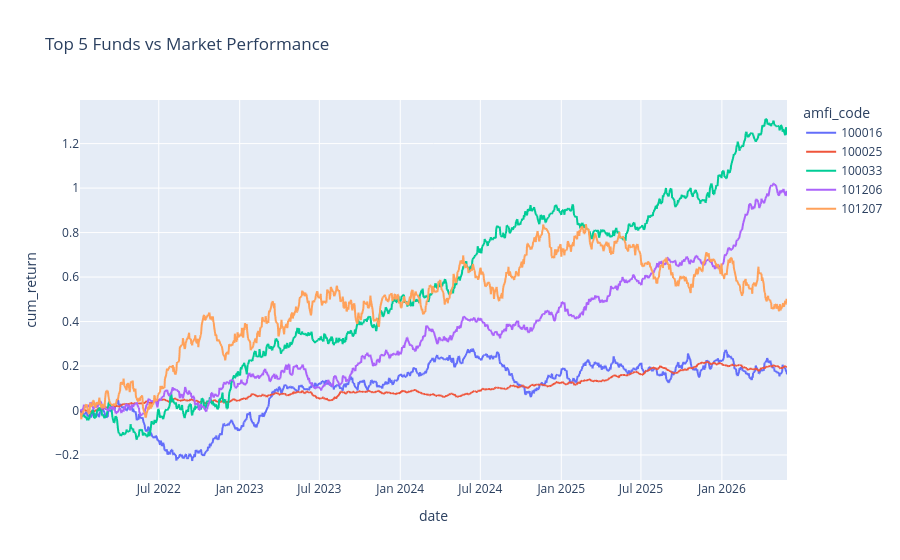

This figure's notebook cell:
### Code cell
import plotly.express as px

fig = px.line(
    fund_returns,
    x="date",
    y="cum_return",
    color="amfi_code",
    title="Top 5 Funds vs Market Performance"
)

fig.show()

### Figure 1 — Plotly figure (JSON) as saved in the notebook; plotly's stock layout.template omitted (floating-point values rounded to 4 significant figures; data arrays with more than 128 entries replaced by an {"elided": "..."} marker saying what was removed)
{"data": [{"hovertemplate": "amfi_code=100016<br>date=%{x}<br>cum_return=%{y}<extra></extra>", "legendgroup": "100016", "line": {"color": "#636efa", "dash": "solid"}, "marker": {"symbol": "circle"}, "mode": "lines", "name": "100016", "showlegend": true, "type": "scattergl", "x": {"elided": "1150 str values"}, "xaxis": "x", "y": {"elided": "1150 float values"}, "yaxis": "y"}, {"hovertemplate": "amfi_code=100025<br>date=%{x}<br>cum_return=%{y}<extra></extra>", "legendgroup": "100025", "line": {"color": "#EF553B", "dash": "solid"}, "marker": {"symbol": "circle"}, "mode": "lines", "name": "100025", "showlegend": true, "type": "scattergl", "x": {"elided": "1150 str values"}, "xaxis": "x", "y": {"elided": "1150 float values"}, "yaxis": "y"}, {"hovertemplate": "amfi_code=100033<br>date=%{x}<br>cum_return=%{y}<extra></extra>", "legendgroup": "100033", "line": {"color": "#00cc96", "dash": "solid"}, "marker": {"symbol": "circle"}, "mode": "lines", "name": "100033", "showlegend": true, "type": "scattergl", "x": {"elided": "1150 str values"}, "xaxis": "x", "y": {"elided": "1150 float values"}, "yaxis": "y"}, {"hovertemplate": "amfi_code=101206<br>date=%{x}<br>cum_return=%{y}<extra></extra>", "legendgroup": "101206", "line": {"color": "#ab63fa", "dash": "solid"}, "marker": {"symbol": "circle"}, "mode": "lines", "name": "101206", "showlegend": true, "type": "scattergl", "x": {"elided": "1150 str values"}, "xaxis": "x", "y": {"elided": "1150 float values"}, "yaxis": "y"}, {"hovertemplate": "amfi_code=101207<br>date=%{x}<br>cum_return=%{y}<extra></extra>", "legendgroup": "101207", "line": {"color": "#FFA15A", "dash": "solid"}, "marker": {"symbol": "circle"}, "mode": "lines", "name": "101207", "showlegend": true, "type": "scattergl", "x": {"elided": "1150 str values"}, "xaxis": "x", "y": {"elided": "1150 float values"}, "yaxis": "y"}], "layout": {"legend": {"title": {"text": "amfi_code"}, "tracegroupgap": 0}, "title": {"text": "Top 5 Funds vs Market Performance"}, "xaxis": {"anchor": "y", "domain": [0, 1], "title": {"text": "date"}}, "yaxis": {"anchor": "x", "domain": [0, 1], "title": {"text": "cum_return"}}}}
